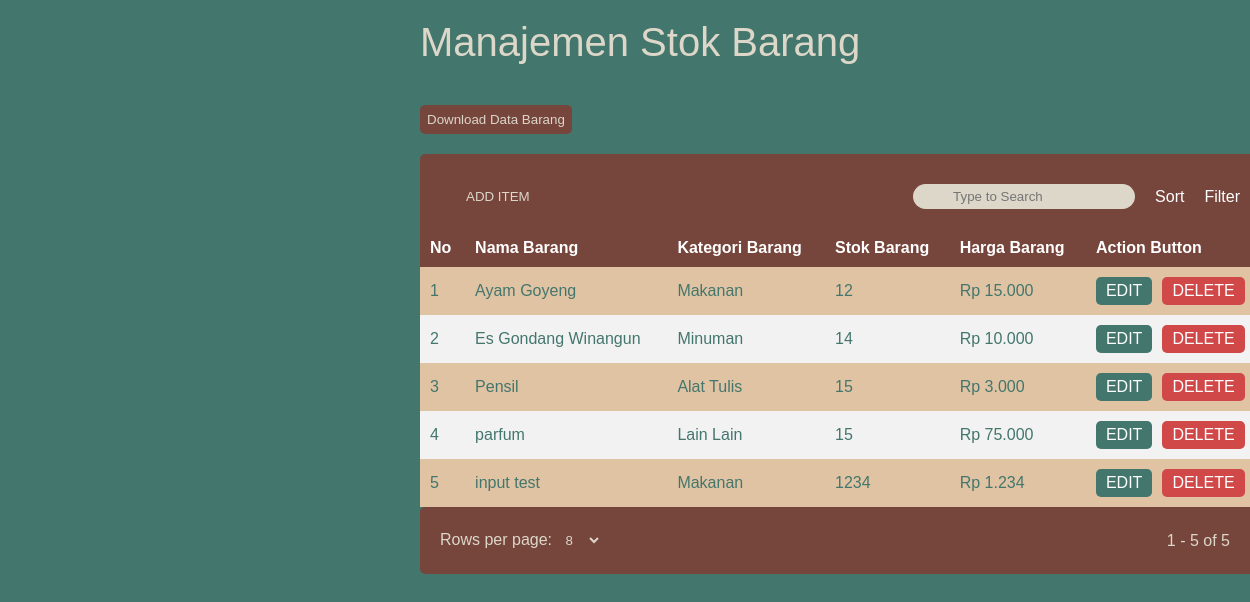
The app's page /stok.php with its own data.
### tables this page shows
CREATE TABLE `products` (
  `product_id` int(11) NOT NULL,
  `product_name` varchar(255) NOT NULL,
  `category` enum('Makanan','Minuman','Alat Tulis','Lain Lain') NOT NULL,
  `stock` int(11) NOT NULL,
  `harga_barang` int(11) NOT NULL
);

### stok.php (the view, shortened to what this page needs)
<?php
include 'config.php';
$page = isset($_GET['page_num']) ? (int)$_GET['page_num'] : 1;
$rowsPerPage = isset($_GET['rows_per_page']) ? (int)$_GET['rows_per_page'] : 8;
$offset = ($page - 1) * $rowsPerPage;
try {
    $pdo = new PDO("mysql:host=$servername;dbname=$dbname", $username, $password);
    $pdo->setAttribute(PDO::ATTR_ERRMODE, PDO::ERRMODE_EXCEPTION);
    $stmt = $pdo->prepare("SELECT COUNT(*) FROM products");
    $stmt->execute();
    $totalProducts = $stmt->fetchColumn();
    $stmt = $pdo->prepare("SELECT product_id, product_name, category, stock, harga_barang FROM products LIMIT :offset, :rowsPerPage");
    $stmt->bindParam(':offset', $offset, PDO::PARAM_INT);
    $stmt->bindParam(':rowsPerPage', $rowsPerPage, PDO::PARAM_INT);
    $stmt->execute();
    $products = $stmt->fetchAll(PDO::FETCH_ASSOC);
} catch (PDOException $e) {
    echo "Error: " . $e->getMessage();
}
?>
<link rel="stylesheet" href="./style/table.css">
<div class="col-md-9 content" style="margin-left: 400px;">
    <div class="row">
        <div class="contr">
            <div style="color:#DCD7C9; font-size: 40px; margin-bottom: 40px;">
                <i class="fa-solid fa-clipboard-list"></i> Manajemen Stok Barang
            </div>
            <div class="title">
                    <button class="btn-add" style="margin-bottom: 20px; padding: 7px; border-radius: 5px;"><a style="text-decoration: none; color: #DCD7C9;  " href="index.php?page=notif">Download Data Barang</a></button>
                </div>
            <div class="hdr">
                <div class="title">
                    <button class="btn-add"><a style="text-decoration: none; color: #DCD7C9;" href="index.php?page=tambahitem">ADD ITEM</a></button>
                </div>
                <div class="search">
                    <div style="position: relative;">
                        <input type="text" placeholder="Type to Search" class="inpt" style="padding-left: 40px; border-radius: 50px;">
                    </div>
                    <i class="fas fa-sort" style="margin:10px;"></i> Sort
                    <i class="fas fa-filter" style="margin:10px;"></i> Filter
                </div>
            </div>
            <table id="dataContainer">
                <thead style="color: #D5CEC0;">
                    <tr>
                        <th>No</th>
                        <th>Nama Barang</th>
                        <th>Kategori Barang</th>
                        <th>Stok Barang</th>
                        <th>Harga Barang</th>
                        <th>Action Button</th>
                    </tr>
                </thead>
                <tbody id="tableBody">
                    <?php
                    $i = $offset + 1;
                    if (!empty($products)):
                        foreach ($products as $product):
                    ?>
                        <tr>
                            <td><?php echo htmlspecialchars($i++); ?></td>
                            <td><?php echo htmlspecialchars($product['product_name']); ?></td>
                            <td><?php echo htmlspecialchars($product['category']); ?></td>
                            <td><?php echo htmlspecialchars($product['stock']); ?></td>
                            <td><?php echo "Rp " . number_format($product['harga_barang'], 0, ',', '.'); ?></td>
                            <td class="action-buttons">
                                <a class="edit-btn" href="index.php?page=edititem&product_id=<?php echo $product['product_id']; ?>" style="text-decoration: none;">EDIT</a>
                                <a class="delete-btn" href="index.php?page=deleteitem&product_id=<?php echo $product['product_id']; ?>" style="text-decoration: none;">DELETE</a>
                            </td>
                        </tr>
                    <?php
                        endforeach;
                    else:
                    ?>
                        <tr>
                            <td colspan="6">Tidak ada data barang</td>
                        </tr>
                    <?php endif; ?>
                </tbody>
            </table>
            <div class="footer d-flex justify-content-center align-items-center" style="color: #DCD7C9;">
                <div>
                    Rows per page:
                    <select id="rowsPerPage" onchange="updateTable()" style="background-color: #76453B; color: #DCD7C9;">
                        <option value="8" <?php if ($rowsPerPage == 8) echo "selected"; ?>>8</option>
                    </select>
                </div>
                <div class="pagination" style="margin-left: 20px;">
                    <span id="pageInfo"><?php echo "1 - " . ($offset + count($products)) . " of $totalProducts"; ?></span>
                </div>
            </div>
        </div>
    </div>
</div>

### style/table.css (style rules this page uses)
.contr { width: 100%; padding: 20px; }
.hdr { display: flex; justify-content: space-between; align-items: center; background-color: #76453B; color: white; padding: 30px; margin-bottom: -20px; border-radius: 5px; }
.hdr .title { display: flex; align-items: center; }
.hdr .search { display: flex; align-items: center; }
.hdr .search input { padding: 5px; border: none; border-radius: 5px; }
table { width: 100%; border-collapse: collapse; margin-top: 10px; }
th, td { padding: 10px; text-align: left; color: #43766C; }
th { background-color: #76453B; color: white; }
tr:nth-child(even) { background-color: #f2f2f2; }
tr:nth-child(odd) { background-color: #e0c3a3; }
.action-buttons { display: flex; gap: 10px; }
.btn-add { background-color: #76453B; border: none; color: white; }
.edit-btn { background-color: #43766C; color: white; border: none; padding: 5px 10px; border-radius: 5px; cursor: pointer; text-decoration: none; }
.delete-btn { background-color: #D14848; color: white; border: none; padding: 5px 10px; border-radius: 5px; cursor: pointer; text-decoration: none; }
.footer { display: flex; justify-content: space-between; align-items: center; background-color: #76453B; color: white; padding: 20px; border-radius: 5px; }
.footer select { padding: 5px; border: none; border-radius: 5px; }
.footer .pagination { display: flex; align-items: center; }
.inpt { background-color: #DCD7C9; border-radius: 50%; }

### records on screen
products: product_name "Ayam Goyeng", category "Makanan", stock "12", harga_barang "15.000"
products: product_name "Es Gondang Winangun", category "Minuman", stock "14", harga_barang "10.000"
products: product_name "Pensil", category "Alat Tulis", stock "15", harga_barang "3.000"
products: product_name "parfum", category "Lain Lain", stock "15", harga_barang "75.000"
products: product_name "input test", category "Makanan", stock "1234", harga_barang "1.234"

### other values on screen
$offset + count($products) "5"
$totalProducts "5"
